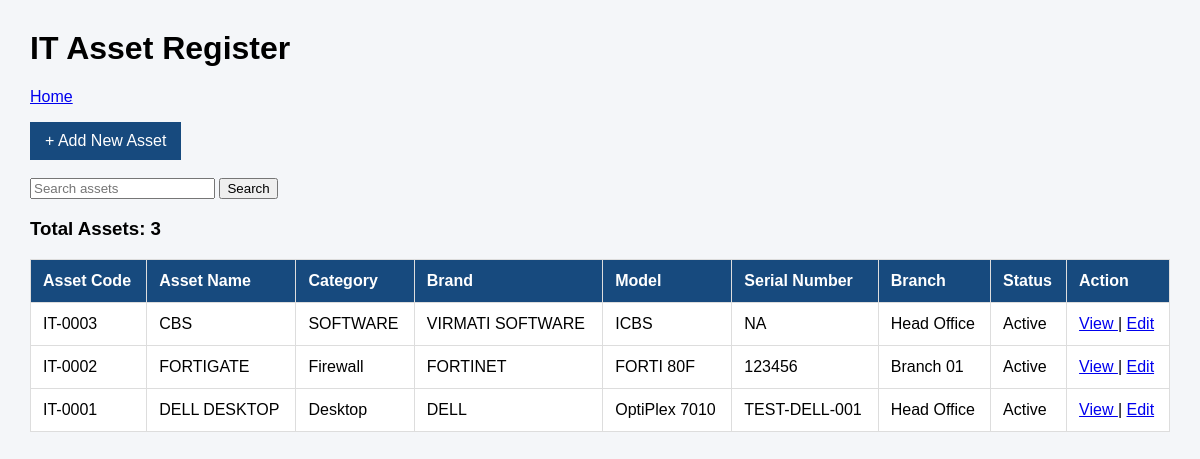
The page /assets (signed in) on the database as committed earlier.
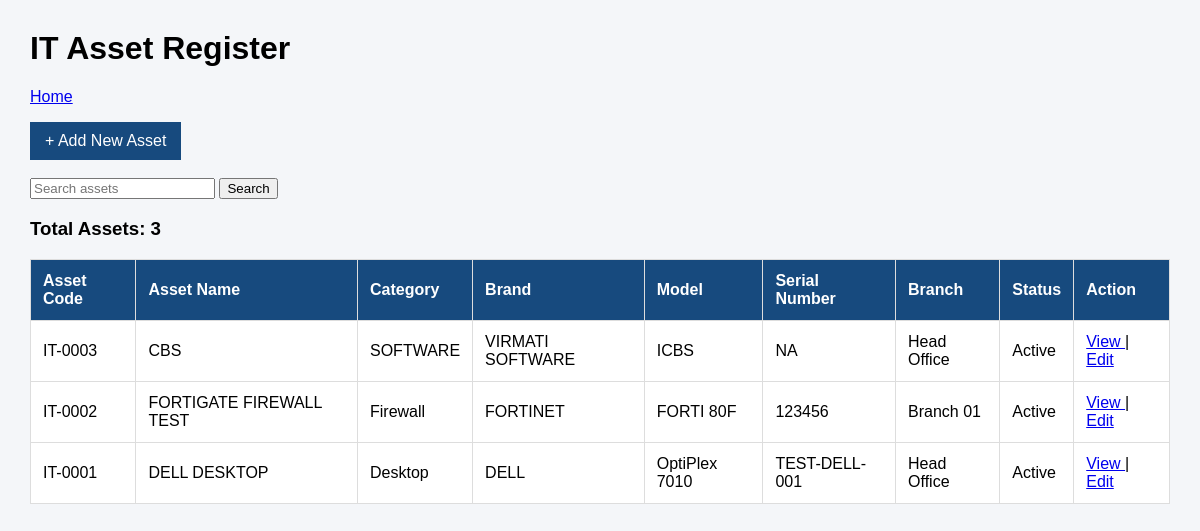
The same page on the database as committed later.
### tables this page shows
CREATE TABLE assets (
    id INTEGER PRIMARY KEY AUTOINCREMENT,
    asset_code TEXT NOT NULL UNIQUE,
    asset_name TEXT NOT NULL,
    serial_number TEXT UNIQUE,
    brand TEXT,
    model TEXT,
    category_id INTEGER NOT NULL,
    branch_id INTEGER NOT NULL,
    purchase_date TEXT,
    warranty_expiry TEXT,
    status TEXT NOT NULL DEFAULT 'Active',
    FOREIGN KEY (category_id)
        REFERENCES asset_categories(id),
    FOREIGN KEY (branch_id)
        REFERENCES branches(id)
);

CREATE TABLE asset_categories (
    id INTEGER PRIMARY KEY AUTOINCREMENT,
    category_name TEXT NOT NULL UNIQUE
);

CREATE TABLE branches (
    id INTEGER PRIMARY KEY AUTOINCREMENT,
    branch_name TEXT NOT NULL UNIQUE,
    branch_code TEXT NOT NULL UNIQUE
);

### app.py (the view)
@app.route("/assets")
@login_required
def asset_list():
    search = request.args.get("search", "").strip()
    conn = get_db()
    assets = conn.execute("""
        SELECT
            a.id,
            a.asset_code,
            a.asset_name,
            a.serial_number,
            a.brand,
            a.model,
            a.status,
            b.branch_name,
            c.category_name
        FROM assets a
        JOIN branches b ON a.branch_id = b.id
        JOIN asset_categories c ON a.category_id = c.id
        WHERE a.asset_code LIKE ?
           OR a.asset_name LIKE ?
           OR COALESCE(a.serial_number, '') LIKE ?
        ORDER BY a.id DESC
    """, (f"%{search}%",) * 3).fetchall()
    conn.close()
    return render_template(
        "assets.html",
        assets=assets,
        search=search
    )

### app.py (called while the page is built)
def get_db():
    conn = sqlite3.connect(DB_PATH)
    conn.row_factory = sqlite3.Row
    return conn

def login_required(view):
    @wraps(view)
    def wrapped(*args, **kwargs):
        if "user_id" not in session:
            return redirect(url_for("login"))
        conn = get_db()
        user = conn.execute(
            "SELECT id FROM users "
            "WHERE id = ? AND is_active = 1",
            (session["user_id"],)
        ).fetchone()
        conn.close()
        if user is None:
            session.clear()
            return redirect(url_for("login"))
        return view(*args, **kwargs)
    return wrapped

### templates/assets.html (shortened to what this page needs)
<!DOCTYPE html>
<html lang="en">
<head>
</head>
<body>
<h1>IT Asset Register</h1>
<p>
    <a href="{{ url_for('home') }}">Home</a>
</p>
<a class="button" href="{{ url_for('add_asset') }}">
    + Add New Asset
</a>
<br><br>
<form method="GET">
    <input type="text" name="search"
           value="{{ search }}"
           placeholder="Search assets">
    <button type="submit">Search</button>
</form>
<h3>Total Assets: {{ assets|length }}</h3>
<table>
    <thead>
        <tr>
            <th>Asset Code</th>
            <th>Asset Name</th>
            <th>Category</th>
            <th>Brand</th>
            <th>Model</th>
            <th>Serial Number</th>
            <th>Branch</th>
            <th>Status</th>
            <th>Action</th>
        </tr>
    </thead>
    <tbody>
    {% for asset in assets %}
        <tr>
            <td>{{ asset.asset_code }}</td>
            <td>{{ asset.asset_name }}</td>
            <td>{{ asset.category_name }}</td>
            <td>{{ asset.brand }}</td>
            <td>{{ asset.model }}</td>
            <td>{{ asset.serial_number or '' }}</td>
            <td>{{ asset.branch_name }}</td>
            <td>{{ asset.status }}</td>
            <td>
                <a href="{{ url_for('view_asset', asset_id=asset.id) }}">
                View
                </a>
                    {% if session.get('role') == 'Admin' %}
    |
                        <a href="{{ url_for('edit_asset', asset_id=asset.id) }}">
                            Edit
                        </a>
                    {% endif %}
            </td>
        </tr>
    {% else %}
        <tr>
            <td colspan="9">No assets found.</td>
        </tr>
    {% endfor %}
    </tbody>
</table>
</body>
</html>

### templates/assets.html (style rules this page uses)
body { font-family: Arial, sans-serif; margin: 30px; background: #f4f6f9; }
table { width: 100%; border-collapse: collapse; background: white; }
th, td { padding: 12px; border: 1px solid #ddd; text-align: left; }
th { background: #174a7e; color: white; }
.button { display: inline-block; padding: 10px 15px; background: #174a7e; color: white; text-decoration: none; }

Rows that differ between the two databases and show on the page:
changed assets "IT-0002": asset_name "FORTIGATE" → "FORTIGATE FIREWALL TEST"
